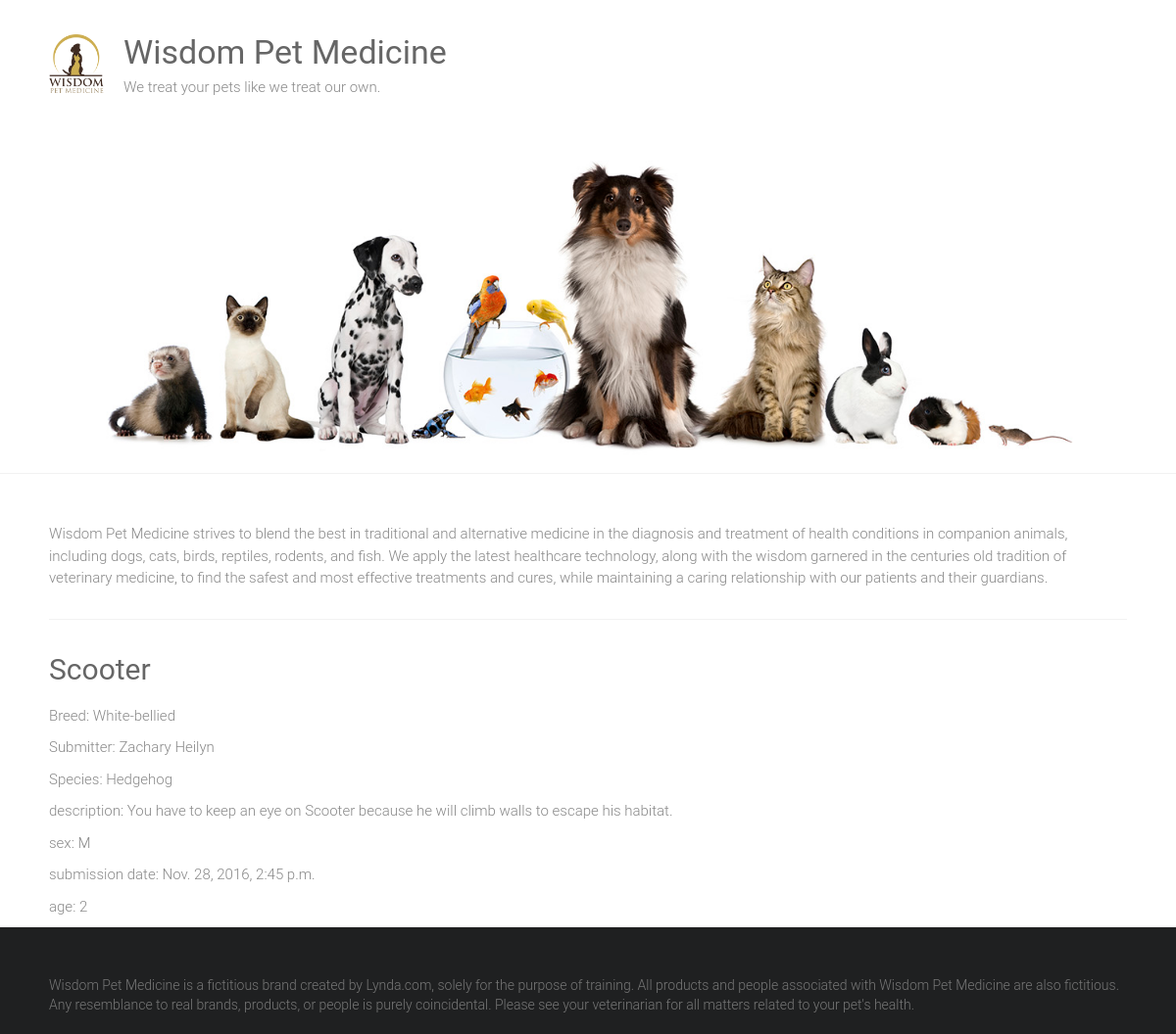
Page /adoptions/2/ on the committed database.
### main/models.py (models this page shows)
class Pet(models.Model):
    SEX_CHOICES = [('M', 'Male'), ('F', 'Female')]
    name = models.CharField(max_length=100)
    submitter = models.CharField(max_length=100)
    species = models.CharField(max_length=30)
    breed = models.CharField(max_length=30, blank=True)
    description = models.TextField(blank=True)
    sex = models.CharField(max_length=1, choices=SEX_CHOICES, blank=True)
    submission_date = models.DateTimeField()
    age = models.IntegerField(null=True)
    vaccinations = models.ManyToManyField('Vaccine', blank=True)

### main/views.py (the view)
# urls.py: path('adoptions/<int:pk>/', views.PetDetails.as_view(), name='pet.details'),
class PetDetails(DetailView):
    model = Pet
    context_object_name = 'pet'
    template_name = 'main/pet_details.html'

### main/templates/main/pet_details.html (shortened to what this page needs)
{% extends 'main/base.html' %} {% block content %}
<h1>{{pet.name|capfirst}}</h1>
{% if pet.breed %}
<p>Breed: {{pet.breed}}</p>
{% endif %} {% if pet.submitter %}
<p>Submitter: {{pet.submitter}}</p>
{% endif %} {% if pet.species %}
<p>Species: {{pet.species}}</p>
{% endif %} {% if pet.description %}
<p>description: {{pet.description}}</p>
{% endif %} {% if pet.sex %}
<p>sex: {{pet.sex}}</p>
{% endif %} {% if pet.submission_date %}
<p>submission date: {{pet.submission_date}}</p>
{% endif %} {% if pet.age %}
<p>age: {{pet.age}}</p>
{% endif %}  {% endblock %}

### static/style.css (style rules this page uses)
html, body, div, span, applet, object, iframe, h1, h2, h3, h4, h5, h6, p, blockquote, pre, a, abbr, acronym, address, big, cite, code, del, dfn, em, font, ins, kbd, q, s, samp, small, strike, strong, sub, sup, tt, var, dl, dt, dd, ol, ul, li, fieldset, form, label, legend, table, caption, tbody, tfoot, thead, tr, th, td { border: 0; font: inherit; font-size: 100%; font-style: inherit; font-weight: inherit; margin: 0; outline: 0; padding: 0; vertical-align: baseline; }
html { overflow-y: scroll; -webkit-text-size-adjust: 100%; -ms-text-size-adjust: 100%; }
h1, h2, h3, h4, h5, h6 { color: #666666; line-height: 1.4; padding-bottom: 15px; font-weight: normal; }
h1 { font-size: 30px; }
body, button, input, select, textarea { color: #888888; font-size: 15px; line-height: 1.5; font-family: 'Roboto', sans-serif; font-weight: 300; }
p { color: #888888; font-size: 15px; line-height: 1.5; margin-bottom: 15px; font-weight: 300; }
body { background: #f2f2f2; }
body { padding-top: 30px; padding-bottom: 30px; }
body.wide { padding-top: 0; padding-bottom: 0; }
.single-page p { margin-bottom: 10px; }

### rows in the picture
Pet: name "Scooter", breed "White-bellied", submitter "Zachary Heilyn", species "Hedgehog", description "You have to keep an eye on Scooter because he will climb walls to escape his habitat.", sex "M", submission_date "Nov. 28, 2016, 2:45 p.m.", age "2"
